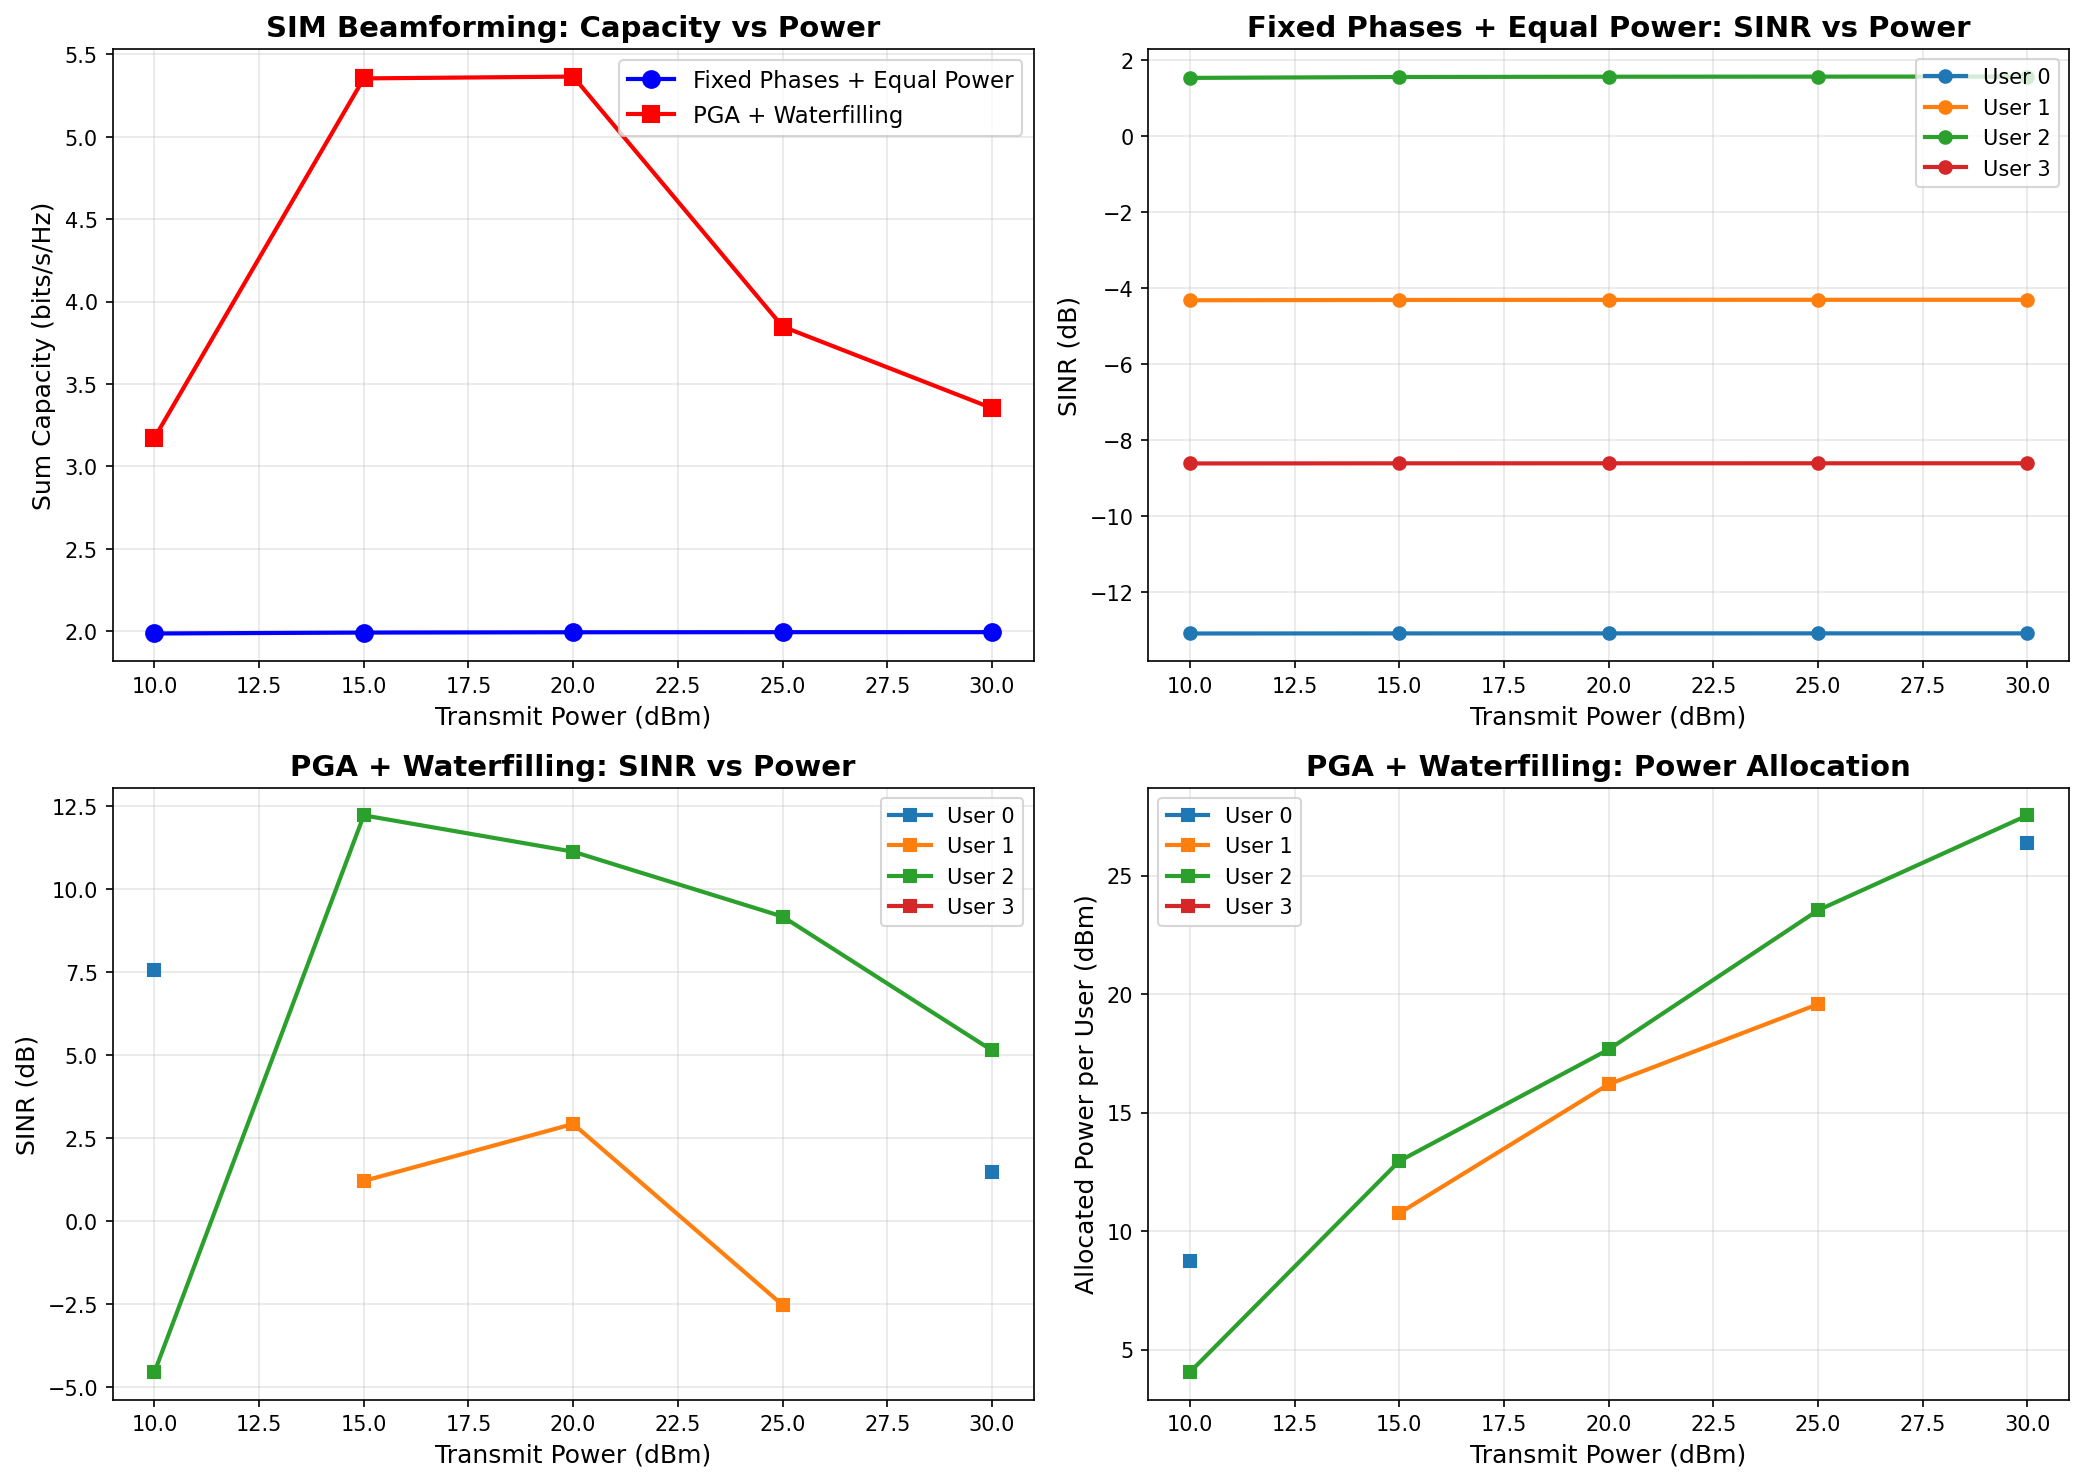

Python code for this plot:
"""
Test script to verify SIM beamforming with PGA+Waterfilling scales correctly with power.

This test diagnoses why SIM-based sum-rate might not be increasing with power.
"""

import torch
import numpy as np
import matplotlib.pyplot as plt
from simpy.sim import Sim
from simpy.beamformer import Beamformer
from simpy.algorithm import ProjectedGradientAscent as PGA, WaterFilling

# Set random seed for reproducibility
np.random.seed(42)
torch.manual_seed(42)

# ========== Parameters ==========
num_users = 4
wavelength = 0.125  # meters
device = 'cpu'

# Antenna array
Nx_antenna = 2
Ny_antenna = 2
num_antennas = Nx_antenna * Ny_antenna

# SIM parameters
sim_layers = 2
sim_metaatoms = 25
sim_layer_spacing = wavelength / 4
sim_metaatom_spacing = wavelength / 2
sim_metaatom_area = sim_metaatom_spacing ** 2

# Channel parameters
min_user_distance = 10.0
max_user_distance = 100.0
path_loss_at_reference = -30.0
reference_distance = 1.0

# Noise power (fixed)
noise_power = 10**(-80/10) / 1000  # Watts
print(f"Noise power: {noise_power:.4e} W ({10*np.log10(noise_power*1000):.2f} dBm)")

# Power sweep
power_values_db = np.array([10, 15, 20, 25, 30])  # dBm
power_values_linear = 10**(power_values_db/10) / 1000  # Watts

print("\n" + "="*80)
print("SIM BEAMFORMING POWER SCALING TEST (PGA + Waterfilling)")
print("="*80)
print(f"Users (K): {num_users}")
print(f"Antennas (M): {num_antennas}")
print(f"SIM: {sim_layers} layers, {sim_metaatoms} meta-atoms per layer")
print(f"Noise power: {noise_power:.4e} W")
print("="*80)

# ========== Create SIM ==========
print("\n1. Creating SIM...")
sim_model = Sim(
    layers=sim_layers,
    metaAtoms=sim_metaatoms,
    layerSpacing=sim_layer_spacing,
    metaAtomSpacing=sim_metaatom_spacing,
    metaAtomArea=sim_metaatom_area,
    wavelength=wavelength,
    device=device
)

# ========== Create SIM Beamformer ==========
print("\n2. Creating SIM Beamformer...")
sim_beamformer = Beamformer(
    Nx=Nx_antenna,
    Ny=Ny_antenna,
    wavelength=wavelength,
    device=device,
    num_users=num_users,
    user_positions=None,  # CLT mode
    reference_distance=reference_distance,
    path_loss_at_reference=path_loss_at_reference,
    min_user_distance=min_user_distance,
    max_user_distance=max_user_distance,
    sim_model=sim_model,
    noise_power=noise_power,
    total_power=1.0,  # Will be updated in loop
)

print(f"   Channel H (SIM to users) shape: {sim_beamformer.H.shape}")
print(f"   Channel H norm: {torch.norm(sim_beamformer.H).item():.6f}")
print(f"   Channel A (antennas to SIM) shape: {sim_beamformer.A.shape}")
print(f"   Channel A norm: {torch.norm(sim_beamformer.A).item():.6f}")

# ========== Power Sweep ==========
print("\n" + "="*80)
print("POWER SWEEP")
print("="*80)

results = {
    'power_db': [],
    'power_linear': [],
    'equal_power_capacity': [],
    'optimized_capacity': [],
    'equal_power_sinr': [],
    'optimized_sinr': [],
    'optimal_phases': [],
    'optimal_power_allocation': []
}

# Test with fixed random phases first
print("\n[Testing with FIXED random phases across all power levels]")
fixed_phases = torch.rand(sim_layers, sim_metaatoms, device=device) * 2 * np.pi

for power_idx, power_w in enumerate(power_values_linear):
    power_db = power_values_db[power_idx]

    print(f"\n{'='*80}")
    print(f"Power: {power_db:.1f} dBm ({power_w:.4e} W)")
    print(f"{'='*80}")

    # Update beamformer with new power
    sim_beamformer.total_power = power_w

    # ========== Case 1: Fixed phases, equal power ==========
    equal_power = torch.ones(num_users, device=device) * (power_w / num_users)

    # Compute end-to-end channel with fixed phases
    H_eff_fixed = sim_beamformer.compute_end_to_end_channel(fixed_phases)

    print(f"\n[Fixed Phases] End-to-end channel H_eff:")
    print(f"   H_eff shape: {H_eff_fixed.shape}")
    print(f"   H_eff norm: {torch.norm(H_eff_fixed).item():.6f}")
    print(f"   H_eff diagonal: {torch.abs(torch.diag(H_eff_fixed)).cpu().numpy()[:4]}")

    # Compute SINR with equal power
    sinr_equal = sim_beamformer.compute_sinr(
        phases=fixed_phases,
        power_allocation=equal_power,
        digital_beamforming_weights=None,
        debug=(power_idx < 2)
    )

    capacity_equal = torch.sum(torch.log2(1 + sinr_equal)).item()

    print(f"\n[Fixed Phases + Equal Power]")
    print(f"   Power per user: {equal_power[0].item():.4e} W")
    print(f"   SINR: {sinr_equal.cpu().numpy()}")
    print(f"   SINR (dB): {10*np.log10(sinr_equal.cpu().numpy())}")
    print(f"   Sum capacity: {capacity_equal:.6f} bits/s/Hz")

    # ========== Case 2: Fixed phases, waterfilling power ==========
    print(f"\n[Fixed Phases + Waterfilling]")
    waterfilling_fixed = WaterFilling(
        H_eff=H_eff_fixed,
        noise_power=noise_power,
        total_power=power_w,
        max_iterations=200,
        tolerance=1e-6,
        verbose=False,
        device=device
    )

    wf_results_fixed = waterfilling_fixed.optimize()
    optimal_power_fixed = wf_results_fixed['optimal_power']

    sinr_wf = sim_beamformer.compute_sinr(
        phases=fixed_phases,
        power_allocation=optimal_power_fixed,
        digital_beamforming_weights=None
    )

    capacity_wf = torch.sum(torch.log2(1 + sinr_wf)).item()

    print(f"   Power allocation: {optimal_power_fixed.cpu().numpy()}")
    print(f"   SINR: {sinr_wf.cpu().numpy()}")
    print(f"   SINR (dB): {10*np.log10(sinr_wf.cpu().numpy())}")
    print(f"   Sum capacity: {capacity_wf:.6f} bits/s/Hz")

    # ========== Case 3: Optimize phases with PGA, then waterfilling ==========
    print(f"\n[PGA Phase Optimization + Waterfilling]")

    # Initialize random phases for optimization
    init_phases = torch.rand(sim_layers, sim_metaatoms, device=device) * 2 * np.pi

    # Phase optimization with PGA (use equal power for optimization)
    equal_power_for_pga = torch.ones(num_users, device=device) * (power_w / num_users)

    optimizer = PGA(
        beamformer=sim_beamformer,
        objective_fn=lambda phases: sim_beamformer.compute_sum_rate(
            phases=phases,
            power_allocation=equal_power_for_pga
        ),
        learning_rate=0.001,
        max_iterations=500,
        verbose=False,
    )

    pga_results = optimizer.optimize(init_phases)
    optimal_phases = pga_results['optimal_params']
    sumrate_after_pga = pga_results['optimal_objective']

    print(f"   After PGA (equal power): {sumrate_after_pga:.6f} bits/s/Hz")

    # Apply waterfilling with optimized phases
    H_eff_opt = sim_beamformer.compute_end_to_end_channel(optimal_phases)

    waterfilling_opt = WaterFilling(
        H_eff=H_eff_opt,
        noise_power=noise_power,
        total_power=power_w,
        max_iterations=200,
        tolerance=1e-6,
        verbose=False,
        device=device
    )

    wf_results_opt = waterfilling_opt.optimize()
    optimal_power = wf_results_opt['optimal_power']
    capacity_opt = wf_results_opt['optimal_sum_rate']

    # Verify SINR
    sinr_opt = sim_beamformer.compute_sinr(
        phases=optimal_phases,
        power_allocation=optimal_power,
        digital_beamforming_weights=None
    )

    print(f"   After PGA + WF:")
    print(f"      Power allocation: {optimal_power.cpu().numpy()}")
    print(f"      SINR: {sinr_opt.cpu().numpy()}")
    print(f"      SINR (dB): {10*np.log10(sinr_opt.cpu().numpy())}")
    print(f"      Sum capacity: {capacity_opt:.6f} bits/s/Hz")

    # Store results
    results['power_db'].append(power_db)
    results['power_linear'].append(power_w)
    results['equal_power_capacity'].append(capacity_equal)
    results['optimized_capacity'].append(capacity_opt)
    results['equal_power_sinr'].append(sinr_equal.cpu().numpy())
    results['optimized_sinr'].append(sinr_opt.cpu().numpy())
    results['optimal_phases'].append(optimal_phases.cpu().numpy())
    results['optimal_power_allocation'].append(optimal_power.cpu().numpy())

# ========== Plot Results ==========
print("\n" + "="*80)
print("PLOTTING RESULTS")
print("="*80)

fig, axes = plt.subplots(2, 2, figsize=(14, 10))

# Plot 1: Capacity vs Power
ax = axes[0, 0]
ax.plot(results['power_db'], results['equal_power_capacity'], 'bo-',
        label='Fixed Phases + Equal Power', linewidth=2, markersize=8)
ax.plot(results['power_db'], results['optimized_capacity'], 'rs-',
        label='PGA + Waterfilling', linewidth=2, markersize=8)
ax.set_xlabel('Transmit Power (dBm)', fontsize=12)
ax.set_ylabel('Sum Capacity (bits/s/Hz)', fontsize=12)
ax.set_title('SIM Beamforming: Capacity vs Power', fontsize=14, fontweight='bold')
ax.legend(fontsize=11)
ax.grid(True, alpha=0.3)

# Plot 2: SINR vs Power (Equal power, fixed phases)
ax = axes[0, 1]
sinr_equal_array = np.array(results['equal_power_sinr'])
for user_idx in range(num_users):
    ax.plot(results['power_db'], 10*np.log10(sinr_equal_array[:, user_idx]),
            'o-', label=f'User {user_idx}', linewidth=2, markersize=6)
ax.set_xlabel('Transmit Power (dBm)', fontsize=12)
ax.set_ylabel('SINR (dB)', fontsize=12)
ax.set_title('Fixed Phases + Equal Power: SINR vs Power', fontsize=14, fontweight='bold')
ax.legend(fontsize=10)
ax.grid(True, alpha=0.3)

# Plot 3: SINR vs Power (Optimized)
ax = axes[1, 0]
sinr_opt_array = np.array(results['optimized_sinr'])
for user_idx in range(num_users):
    ax.plot(results['power_db'], 10*np.log10(sinr_opt_array[:, user_idx]),
            's-', label=f'User {user_idx}', linewidth=2, markersize=6)
ax.set_xlabel('Transmit Power (dBm)', fontsize=12)
ax.set_ylabel('SINR (dB)', fontsize=12)
ax.set_title('PGA + Waterfilling: SINR vs Power', fontsize=14, fontweight='bold')
ax.legend(fontsize=10)
ax.grid(True, alpha=0.3)

# Plot 4: Power allocation (Optimized)
ax = axes[1, 1]
power_alloc_array = np.array(results['optimal_power_allocation'])
for user_idx in range(num_users):
    ax.plot(results['power_db'], 10*np.log10(power_alloc_array[:, user_idx]*1000),
            's-', label=f'User {user_idx}', linewidth=2, markersize=6)
ax.set_xlabel('Transmit Power (dBm)', fontsize=12)
ax.set_ylabel('Allocated Power per User (dBm)', fontsize=12)
ax.set_title('PGA + Waterfilling: Power Allocation', fontsize=14, fontweight='bold')
ax.legend(fontsize=10)
ax.grid(True, alpha=0.3)

plt.tight_layout()
plt.savefig('test/test_sim_power_scaling.png', dpi=150, bbox_inches='tight')
print("✓ Plot saved to: test/test_sim_power_scaling.png")
plt.show()

# ========== Summary ==========
print("\n" + "="*80)
print("SUMMARY")
print("="*80)
print("\nExpected behavior:")
print("  ✓ Capacity should INCREASE with power (logarithmically)")
print("  ✓ SINR should INCREASE linearly with power (in dB scale)")
print("  ✓ Optimized phases + waterfilling should outperform fixed phases")

print("\nActual results:")
capacity_increase_equal = results['equal_power_capacity'][-1] - results['equal_power_capacity'][0]
capacity_increase_opt = results['optimized_capacity'][-1] - results['optimized_capacity'][0]
power_increase_db = results['power_db'][-1] - results['power_db'][0]

print(f"  Power increase: {power_increase_db:.1f} dB")
print(f"  Capacity increase (Fixed + Equal): {capacity_increase_equal:.4f} bits/s/Hz")
print(f"  Capacity increase (PGA + WF): {capacity_increase_opt:.4f} bits/s/Hz")

if capacity_increase_opt > 1.0:
    print("  ✓ Capacity increases with power as expected!")
else:
    print("  ✗ WARNING: Capacity not increasing properly!")
    print("    → Possible issues:")
    print("       1. PGA optimizing to different solutions at each power level")
    print("       2. Waterfilling converging incorrectly")
    print("       3. Channel normalization issues")
    print("       4. Phase optimization not accounting for power scaling")

print("="*80)